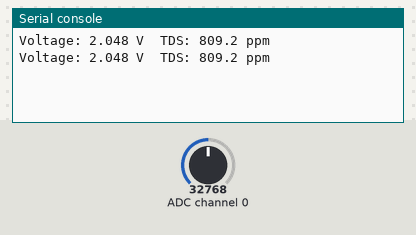
This program was run on a simulated CircuitPython board. Shown: the last lines printed to the serial console. The inputs (shaded band) are chosen by the test bench; at power-on: ADC channel 0 = 32768 (analog values on the 0–65535 scale).

Above: at 1.2 s.
1.3 s: ADC channel 0 set to 45874
At 2.6 s:
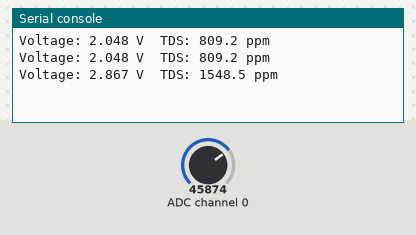
2.8 s: ADC channel 0 set to 57670
At 4.0 s:
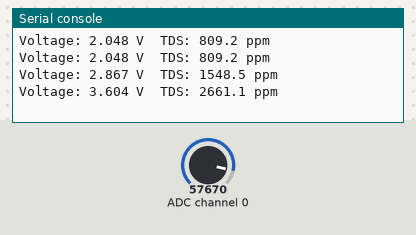
Timing chart, 0 to 5.8 s (numbered marks = the images above; inputs shaded):
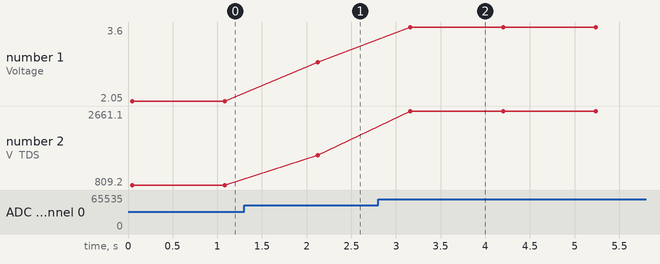

The program:

tds.py
```python
import time
import board
import busio
import adafruit_ads1x15.ads1115 as ADS
from adafruit_ads1x15.analog_in import AnalogIn


TEMPERATURE = 25.0
CALIBRATION_FACTOR = .885      # adjust after calibration
SAMPLES = 10                  # readings per measurement
DELAY_BETWEEN_READS = 0.05    # seconds


i2c = busio.I2C(board.SCL, board.SDA)
ads = ADS.ADS1115(i2c)
chan = AnalogIn(ads, 0)       # A0 channel for TDS signal


while True:
    try:
        # Step 1: average a few samples
        voltages = [chan.voltage for _ in range(SAMPLES)]
        avg_voltage = sum(voltages) / len(voltages)

        ec_value = (133.42 * avg_voltage**3
                    - 255.86 * avg_voltage**2
                    + 857.39 * avg_voltage) / 1000.0


        ec25 = ec_value / (1 + 0.02 * (TEMPERATURE - 25.0))


        tds_value = ec25 * 500.0

        # Step 5: apply calibration factor
        tds_value *= CALIBRATION_FACTOR

        print(f"Voltage: {avg_voltage:.3f} V  TDS: {tds_value:.1f} ppm")
        time.sleep(1)

    except KeyboardInterrupt:
        print("\nStopped by user.")
        break
```

Measured:
- after the input at 1.3 s, the serial console: prints a new line after 0.82 s (image 1)
- after the input at 2.8 s, the serial console: prints a new line after 0.36 s (image 2)
- plotted number 1: 2.05 → 2.87 after the input at 1.3 s, 2.87 → 3.6 after the input at 2.8 s
- plotted number 2: 809.2 → 1548.5 after the input at 1.3 s, 1548.5 → 2661.1 after the input at 2.8 s
